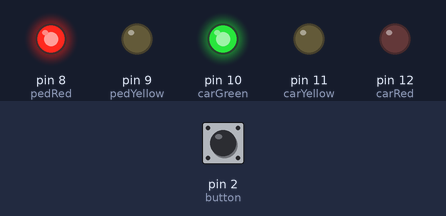
The sketch below on a simulated Arduino Uno, built with avr-gcc and run on an emulated ATmega328P. Parts: output pins drawn as LEDs (lit = HIGH). The inputs (shaded band) are chosen by the test bench; at power-on: pin 2 (button) LOW.

Above: at 1.2 s.
1.3 s: pin 2 (button) pulled HIGH for 0.15 s
At 1.7 s:
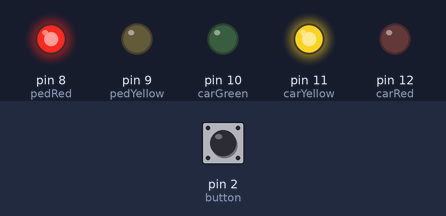
At 4.1 s:
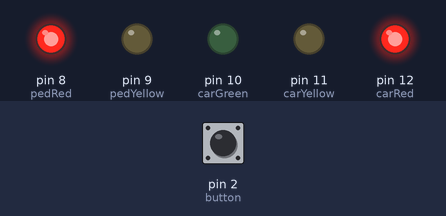
4.4 s: pin 2 (button) pulled HIGH for 3.2 s
At 8.6 s:
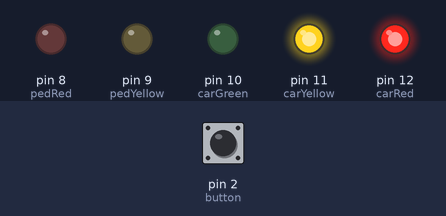
Timing chart, 0 to 14.8 s (numbered marks = the images above; inputs shaded):
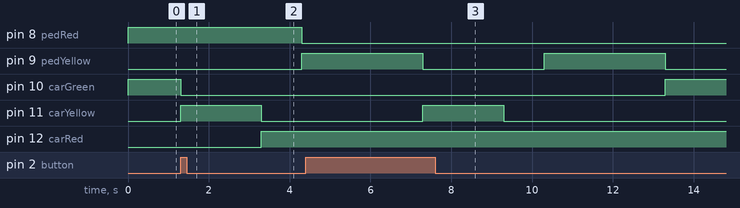

The sketch:

ReTraffic_Light.ino
```cpp
int carRed = 12;
int carYellow = 11;
int carGreen = 10;
int pedRed = 8;
int pedYellow = 9;
int button = 2;
int crossTime = 5000;
int buttonState;
unsigned long changeTime ;

void setup () {
  pinMode(carRed, OUTPUT);
  pinMode(carYellow, OUTPUT);
  pinMode(carGreen, OUTPUT);
  pinMode(pedRed, OUTPUT);
  pinMode(pedYellow, OUTPUT);
  pinMode(button, INPUT);

  //turn on the green
  digitalWrite(carGreen, HIGH);
   //turn on the ped red LED
  digitalWrite(pedRed,HIGH);
 }

void loop(){

   //reads the button status if it is pressed or not
   buttonState = digitalRead(button);

   if (buttonState == HIGH){

           //turn off green and turn on yellow for 2 seconds
       digitalWrite(carGreen,LOW);
       digitalWrite(carYellow,HIGH);
       delay(2000);

       //turn off carYellow and turn on carRed for 1 second
       digitalWrite(carYellow,LOW);
       digitalWrite(carRed,HIGH);
       delay(1000);

       //turn off ped red and turn on ped Yellow for  3second
       digitalWrite(pedYellow, HIGH);
       digitalWrite(pedRed,LOW);
       delay(3000);

       //Turn off ped yellow and turn on ped red, turn on car green
       digitalWrite(pedYellow,LOW);
       digitalWrite(pedRed,HIGH);
       digitalWrite(pedRed,LOW);
       digitalWrite(carGreen,HIGH);

    }
}
```

Measured:
- after the input at 1.3 s, pin 8 (pedRed): HIGH → LOW after 3.0 s; pin 9 (pedYellow): LOW → HIGH after 3.0 s; pin 10 (carGreen): HIGH → LOW at once; pin 11 (carYellow): LOW → HIGH at once, → LOW 2.0 s later; pin 12 (carRed): LOW → HIGH after 2.0 s
- after the input at 4.4 s, pin 10 (carGreen): LOW → HIGH after 8.9 s instead of 2.9 s; pin 11 (carYellow): LOW → HIGH after 2.9 s, → LOW 2.0 s later
